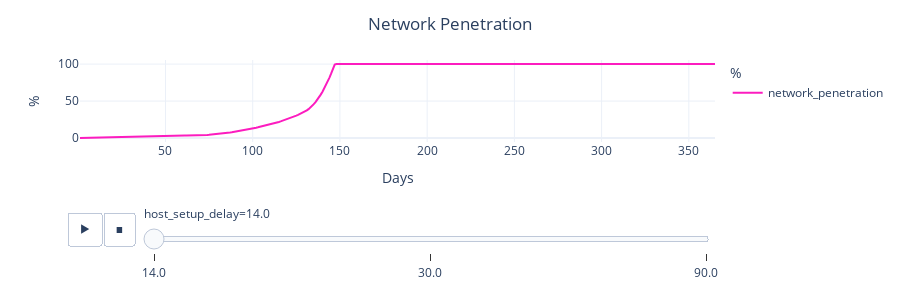

This figure's notebook cell:
### Code cell
fig = px.line(
    df_1,
    x='timestep',
    y=['network_penetration'],
    height=300,
    animation_frame='host_setup_delay'
)

fig.update_layout(
    title="Network Penetration",
    xaxis_title="Days",
    yaxis_title="%",
    legend_title="%")

fig.show()

### Figure 1 — Plotly figure (JSON) as saved in the notebook; plotly's stock layout.template omitted (floating-point values rounded to 4 significant figures; data arrays with more than 128 entries replaced by an {"elided": "..."} marker saying what was removed)
{"data": [{"hovertemplate": "variable=network_penetration<br>host_setup_delay=14.0<br>timestep=%{x}<br>value=%{y}<extra></extra>", "legendgroup": "network_penetration", "line": {"color": "#FC1CBF", "dash": "solid"}, "mode": "lines", "name": "network_penetration", "orientation": "v", "showlegend": true, "type": "scatter", "x": {"elided": "365 int values"}, "xaxis": "x", "y": {"elided": "365 float values"}, "yaxis": "y"}], "layout": {"height": 300, "legend": {"title": {"text": "%"}, "tracegroupgap": 0}, "margin": {"t": 60}, "sliders": [{"active": 0, "currentvalue": {"prefix": "host_setup_delay="}, "len": 0.9, "pad": {"b": 10, "t": 60}, "steps": [{"args": [["14.0"], {"frame": {"duration": 0, "redraw": false}, "fromcurrent": true, "mode": "immediate", "transition": {"duration": 0, "easing": "linear"}}], "label": "14.0", "method": "animate"}, {"args": [["30.0"], {"frame": {"duration": 0, "redraw": false}, "fromcurrent": true, "mode": "immediate", "transition": {"duration": 0, "easing": "linear"}}], "label": "30.0", "method": "animate"}, {"args": [["90.0"], {"frame": {"duration": 0, "redraw": false}, "fromcurrent": true, "mode": "immediate", "transition": {"duration": 0, "easing": "linear"}}], "label": "90.0", "method": "animate"}], "x": 0.1, "xanchor": "left", "y": 0, "yanchor": "top"}], "title": {"text": "Network Penetration"}, "updatemenus": [{"buttons": [{"args": [null, {"frame": {"duration": 500, "redraw": false}, "fromcurrent": true, "mode": "immediate", "transition": {"duration": 500, "easing": "linear"}}], "label": "&#9654;", "method": "animate"}, {"args": [[null], {"frame": {"duration": 0, "redraw": false}, "fromcurrent": true, "mode": "immediate", "transition": {"duration": 0, "easing": "linear"}}], "label": "&#9724;", "method": "animate"}], "direction": "left", "pad": {"r": 10, "t": 70}, "showactive": false, "type": "buttons", "x": 0.1, "xanchor": "right", "y": 0, "yanchor": "top"}], "xaxis": {"anchor": "y", "domain": [0, 1], "title": {"text": "Days"}}, "yaxis": {"anchor": "x", "domain": [0, 1], "title": {"text": "%"}}}}
